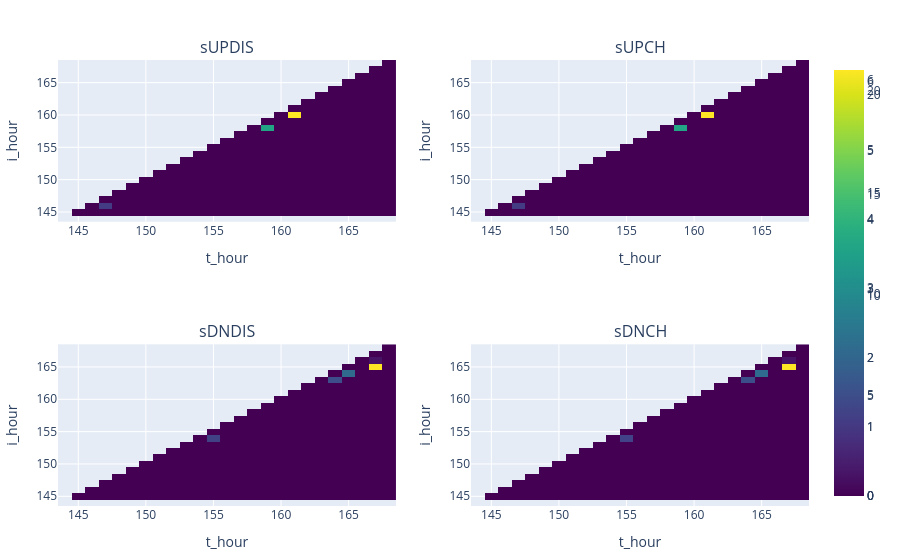

Notebook code for this chart:
### Code cell
p1 = PlotlyJS.plot(heatmap(x=sol_2.t, y=sol_2.i, z=sol_2.sUPDIS, colorscale="Viridis"), Layout(title="sUPDIS", xaxis_title="t_hour", yaxis_title="i_hour"))
p2 = PlotlyJS.plot(heatmap(x=sol_2.t, y=sol_2.i, z=sol_2.sUPCH, colorscale="Viridis"), Layout(title="sUPCH", xaxis_title="t_hour", yaxis_title="i_hour"))
p3 = PlotlyJS.plot(heatmap(x=sol_2.t, y=sol_2.i, z=sol_2.sDNDIS, colorscale="Viridis"), Layout(title="sDNDIS", xaxis_title="t_hour", yaxis_title="i_hour"))
p4 = PlotlyJS.plot(heatmap(x=sol_2.t, y=sol_2.i, z=sol_2.sDNCH, colorscale="Viridis"), Layout(title="sDNCH", xaxis_title="t_hour", yaxis_title="i_hour"))
[p1 p2; p3 p4]

### Figure 1 — Plotly figure (JSON) as saved in the notebook; plotly's stock layout.template omitted (floating-point values rounded to 4 significant figures; data arrays with more than 128 entries replaced by an {"elided": "..."} marker saying what was removed)
{"data": [{"colorscale": "Viridis", "transpose": true, "type": "heatmap", "x": {"elided": "325 int values"}, "xaxis": "x1", "y": {"elided": "325 int values"}, "yaxis": "y1", "z": {"elided": "325 float values"}}, {"colorscale": "Viridis", "transpose": true, "type": "heatmap", "x": {"elided": "325 int values"}, "xaxis": "x2", "y": {"elided": "325 int values"}, "yaxis": "y2", "z": {"elided": "325 float values"}}, {"colorscale": "Viridis", "transpose": true, "type": "heatmap", "x": {"elided": "325 int values"}, "xaxis": "x3", "y": {"elided": "325 int values"}, "yaxis": "y3", "z": {"elided": "325 float values"}}, {"colorscale": "Viridis", "transpose": true, "type": "heatmap", "x": {"elided": "325 int values"}, "xaxis": "x4", "y": {"elided": "325 int values"}, "yaxis": "y4", "z": {"elided": "325 float values"}}], "layout": {"annotations": [{"font": {"size": 16}, "showarrow": false, "text": "sUPDIS", "x": 0.225, "xanchor": "center", "xref": "paper", "y": 1, "yanchor": "bottom", "yref": "paper"}, {"font": {"size": 16}, "showarrow": false, "text": "sUPCH", "x": 0.775, "xanchor": "center", "xref": "paper", "y": 1, "yanchor": "bottom", "yref": "paper"}, {"font": {"size": 16}, "showarrow": false, "text": "sDNDIS", "x": 0.225, "xanchor": "center", "xref": "paper", "y": 0.3625, "yanchor": "bottom", "yref": "paper"}, {"font": {"size": 16}, "showarrow": false, "text": "sDNCH", "x": 0.775, "xanchor": "center", "xref": "paper", "y": 0.3625, "yanchor": "bottom", "yref": "paper"}], "margin": {"b": 50, "l": 50, "r": 50, "t": 60}, "xaxis1": {"anchor": "y1", "domain": [0, 0.45], "title": {"text": "t_hour"}}, "xaxis2": {"anchor": "y2", "domain": [0.55, 1], "title": {"text": "t_hour"}}, "xaxis3": {"anchor": "y3", "domain": [0, 0.45], "title": {"text": "t_hour"}}, "xaxis4": {"anchor": "y4", "domain": [0.55, 1], "title": {"text": "t_hour"}}, "yaxis1": {"anchor": "x1", "domain": [0.6375, 1], "title": {"text": "i_hour"}}, "yaxis2": {"anchor": "x2", "domain": [0.6375, 1], "title": {"text": "i_hour"}}, "yaxis3": {"anchor": "x3", "domain": [5.551e-17, 0.3625], "title": {"text": "i_hour"}}, "yaxis4": {"anchor": "x4", "domain": [5.551e-17, 0.3625], "title": {"text": "i_hour"}}}}
